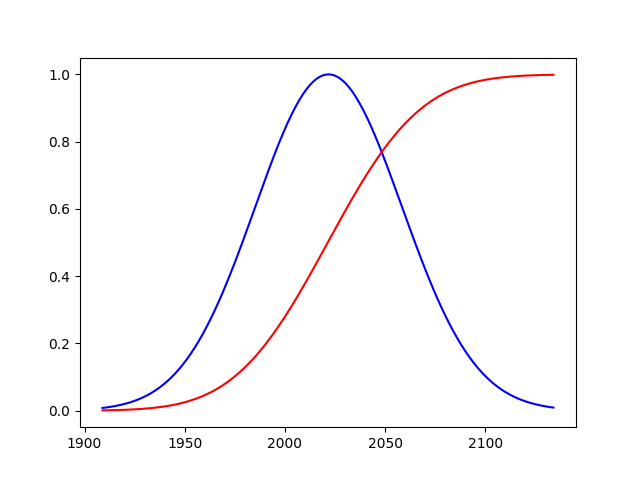

Recreate this plot in Python.

def main():
    import numpy as np
    from scipy.stats import binom
    from scipy.stats import binom_test
    import matplotlib.pyplot as plt

    k = 1953
    n = 5982
    p = .338
    x = np.arange(binom.ppf(.001,n,p)
                  ,binom.ppf(.999,n,p))
    prob = binom.cdf(x,n,p)
    dist = binom.pmf(x,n,p)
    dist = dist/np.max(dist)
    pval = binom_test(k,n,p)
    print(pval)

    print('at 33.8% we expect ',p*n)
    ii = np.where(x == k)
    print(prob[ii])

    i2 = np.where(prob > .05)
    i2 = np.min(i2)
    print(prob[i2-1:i2+1],x[i2-1:i2+1])
    fig, ax = plt.subplots(1,1)
    ax.plot(x,dist,'b')
    ax.plot(x,prob,'r')
    plt.show()
    
    n = 598
    k = 192
    p = .338
                        
